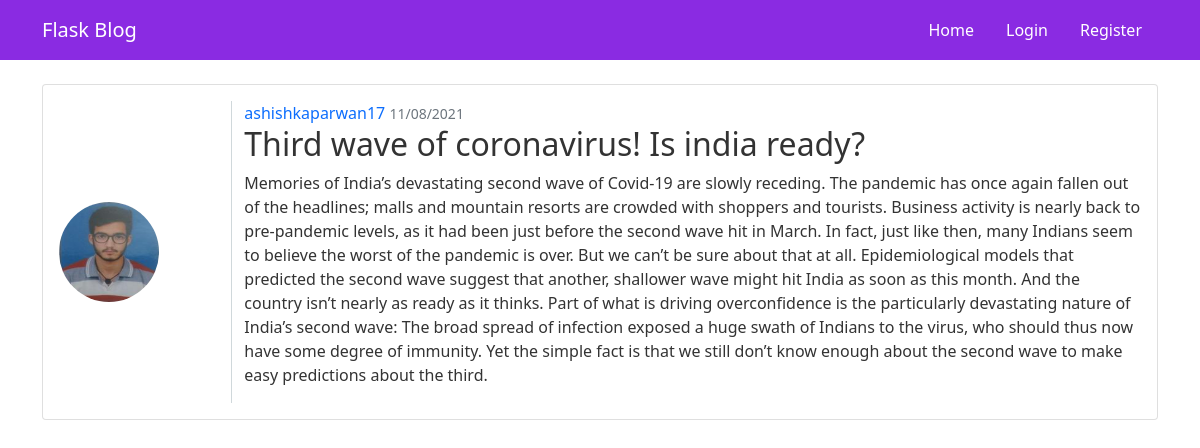
Screenshot of /post/3 with the database file from the repository.
### flaskblog/models.py (models this page shows, shortened)
class User(db.Model, UserMixin):
    id=db.Column(db.Integer,primary_key=True)
    username=db.Column(db.String(20),unique=True,nullable=False)
    email=db.Column(db.String(120),unique=True,nullable=False)
    image_file=db.Column(db.String(20),nullable=False,default='default.jpeg')
    password=db.Column(db.String(60),nullable=False)
    posts=db.relationship('Post',backref='author',lazy=True)

class Post(db.Model):
    id=db.Column(db.Integer,primary_key=True)
    title=db.Column(db.String(100),nullable=False)
    date_posted=db.Column(db.DateTime,nullable=False,default=datetime.utcnow)
    content=db.Column(db.Text, nullable=False)
    user_id=db.Column(db.Integer,db.ForeignKey('user.id'),nullable=False)

### flaskblog/routes.py (the view)
@app.route('/post/<int:post_id>', methods=['POST','GET'])
def post(post_id):
    post=Post.query.get_or_404(post_id)
    return render_template('post.html',title=post.title,post=post)

### flaskblog/templates/post.html (shortened to what this page needs)
{% extends 'layout.html' %}
{% block body %}
<div class="card my-4">
    <div class="card-body">
        <div class="row">
            <div class="col-2">
                <img class='rounded-circle post-img' src="{{url_for('static',filename=post.author.image_file)}}">
            </div>
            <div class="col-10">
                <a href="{{url_for('user_posts',username=post.author.username)}}">{{ post.author.username }}</a>
                <small class="text-muted">{{ post.date_posted.strftime('%d/%m/%Y') }}</small>
                <h2>{{post.title}}</h2>
                <p>{{post.content}}</p>
            </div>
        </div>
    </div>
</div>
{% endblock body %}

### flaskblog/static/style.css (style rules this page uses)
body { color: #333333; }
.card-body a { text-decoration: none; }
.post-img { height: 100px; width: 100px; }
.row { align-items: center; }
.col-10 { border-left: 1px solid #d0d8db; }

### rows the page displays
User: image_file (picture), author.username "ashishkaparwan17"
Post: date_posted "11/08/2021", title "Third wave of coronavirus! Is india ready?", content "Memories of India’s devastating second wave of Covid-19 are slowly receding. The pandemic has once again fallen out of the headlines; malls and mountain resorts are crowded with shoppers and tourists. Business activity is nearly back to pre-pandemic levels, as it had been just before the second wave hit in March. In fact, just like then, many Indians seem to believe the worst of the pandemic is over. But we can’t be sure about that at all. Epidemiological models that predicted the second wave suggest that another, shallower wave might hit India as soon as this month. And the country isn’t nearly as ready as it thinks. Part of what is driving overconfidence is the particularly devastating…"
